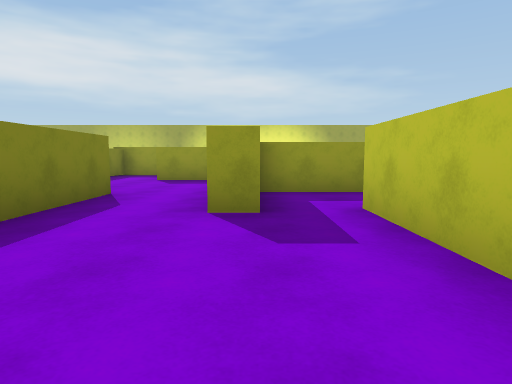
[1] (above)

12 first-person views from a walk through a 3-D level made in the Unity game engine. The camera is 1.2 m above the floor, tilts 6° down and sees 75° across. The floor is counted in squares, 2 m on a side. Each view is taken from the middle of a square. On the plan, view 1 faces up. The plan holds only what a view shows up to about 10 squares ahead; the rest is blank. The place goes on beyond the plan. The player character is not drawn. Surface patterns are stand-ins for the level's own textures.

[2]
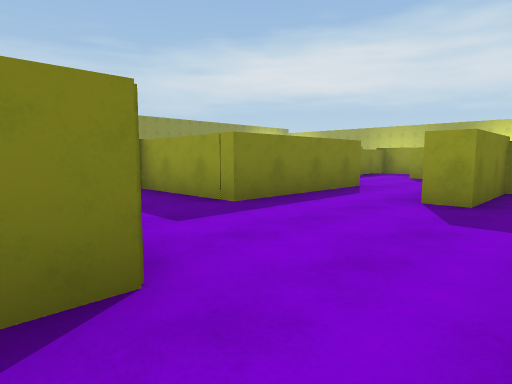

[3]
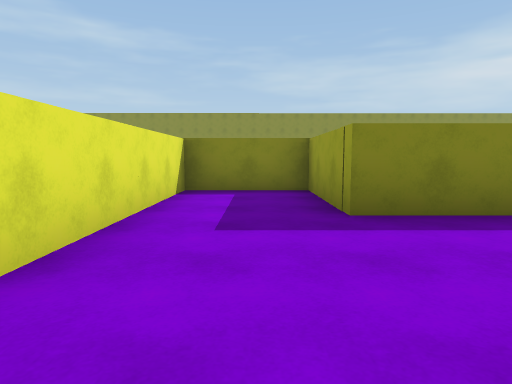

[4]
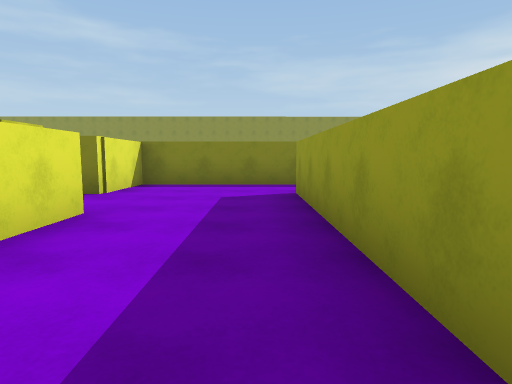

[5]
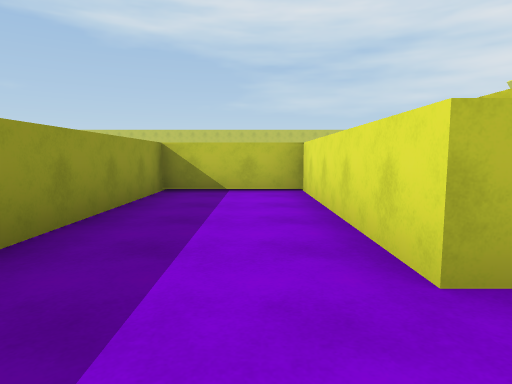

[6]
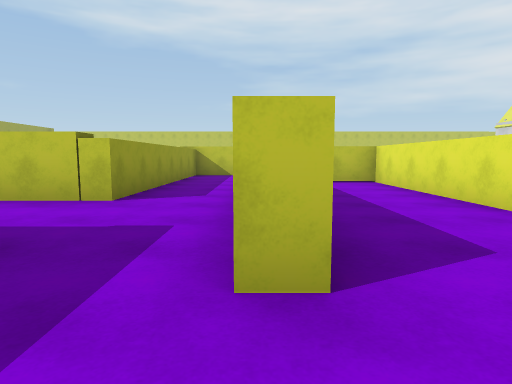

[7]
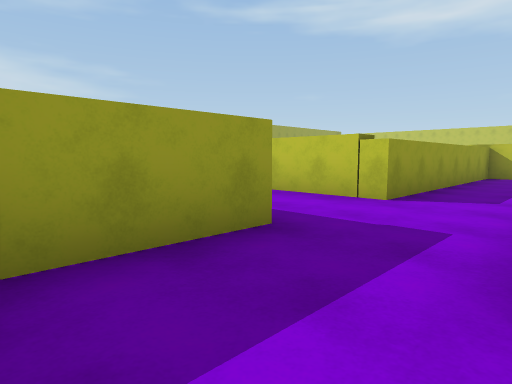

[8]
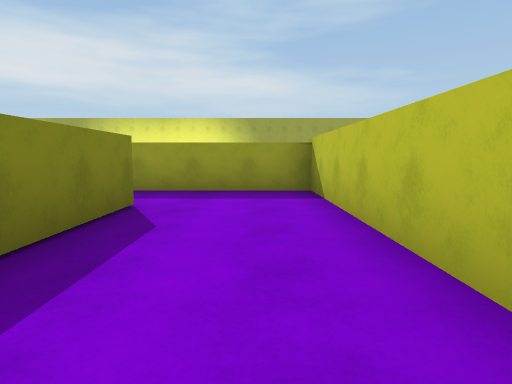

[9]
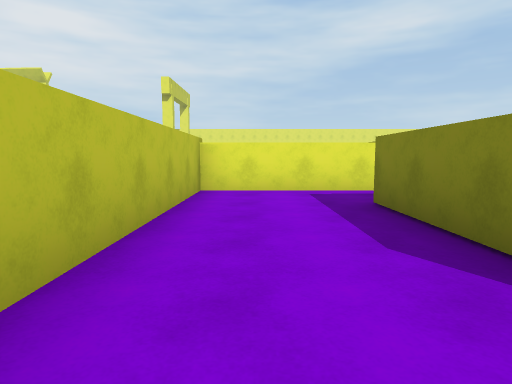

[10]
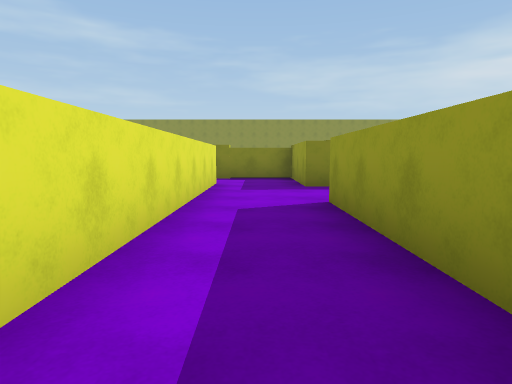

[11]
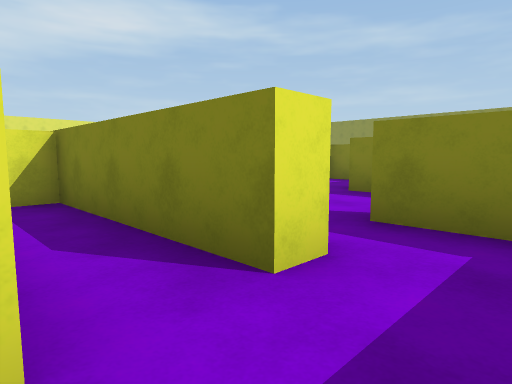

[12]
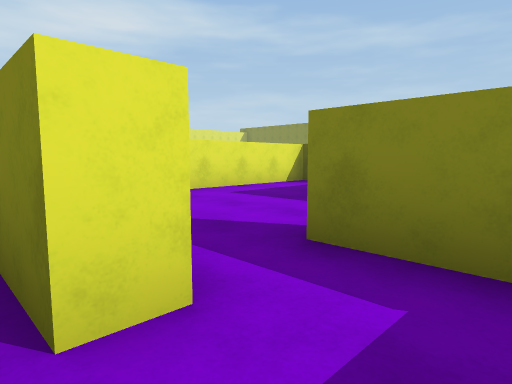

### Floor plan
Key: @ floor where view 1 was taken; # wall or solid block; . floor.
Columns run from 5 left of view 1 to 7 right of it. Each row starts with its distance up from view 1.
 13      .#
 12    #..#
 11 ####..#######
 10 #...........#
  9 #..#######..#
  8 ##.......#..#
  7  #.......#..#
  6  #...#####..#
  5  ##..#......#
  4   #..#.######
  3   #....#
  2 ###....#
  1 #......#
  0 #....@.#
 -1 #####..

Positions as (right, up) in squares from view 1, and headings:
1: (0, 0), facing up
2: (1, -1), facing up-left
3: (1, 1), facing left
4: (3, 8), facing left
5: (-2, 7), facing right
6: (-4, 9), facing right
7: (-4, 9), facing up-right
8: (6, 5), facing up
9: (6, 10), facing down
10: (5, 10), facing left
11: (3, 5), facing down-left
12: (2, 5), facing down-left
